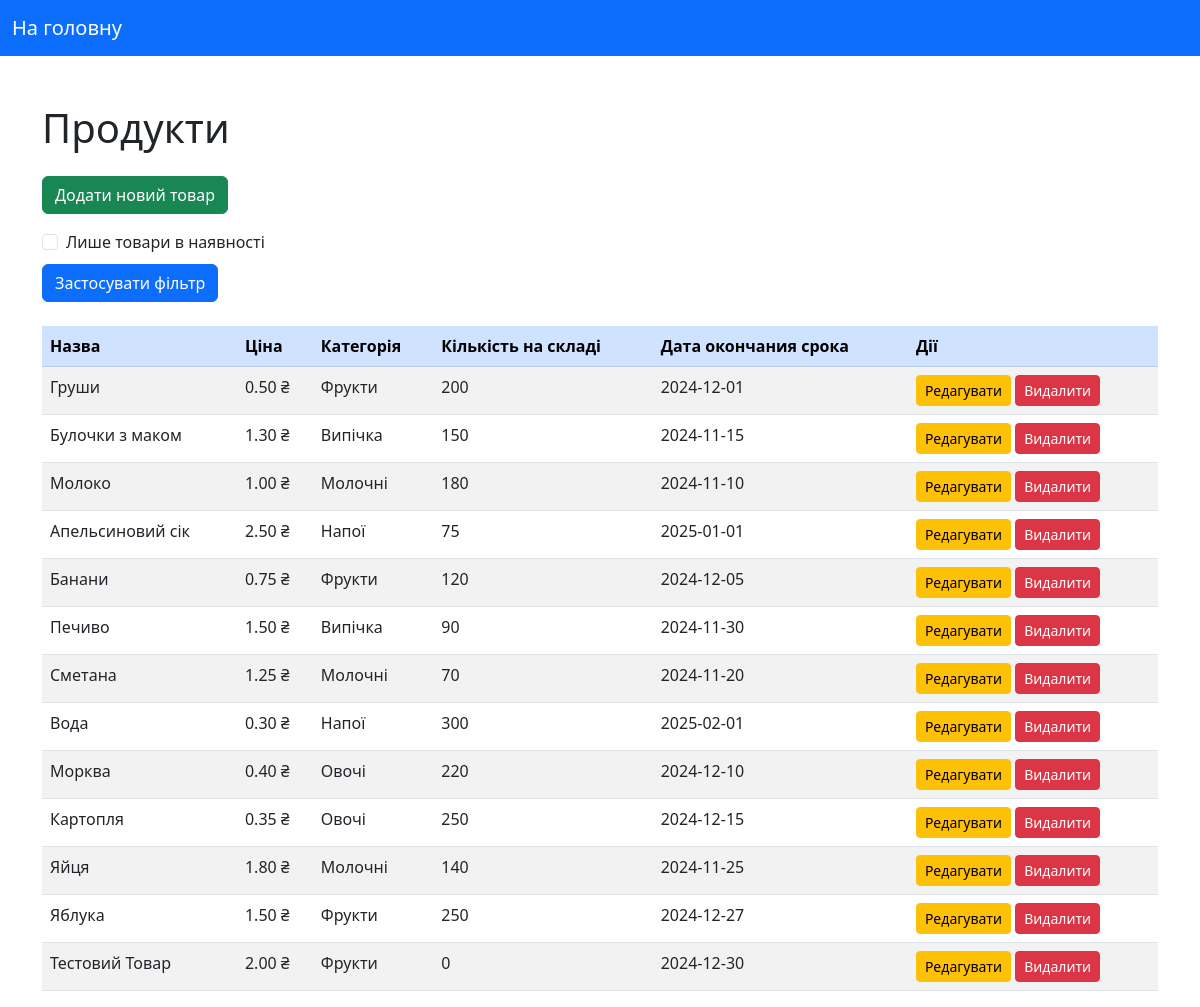
/products.php, run on the app's committed database.
### tables this page shows
CREATE TABLE `products` (
  `product_id` int(11) NOT NULL AUTO_INCREMENT,
  `product_name` varchar(100) NOT NULL,
  `product_price` decimal(10,2) NOT NULL,
  `product_category` varchar(50) DEFAULT NULL,
  `stock_quantity` int(11) NOT NULL,
  `expiration_date` date DEFAULT NULL,
  `supplier_id` int(11) DEFAULT NULL,
  PRIMARY KEY (`product_id`),
  KEY `supplier_id` (`supplier_id`),
  CONSTRAINT `products_ibfk_1` FOREIGN KEY (`supplier_id`) REFERENCES `suppliers` (`supplier_id`)
);

### products.php (the view, shortened to what this page needs)
<?php
include 'config.php';
$only_in_stock = isset($_GET['only_in_stock']) && $_GET['only_in_stock'] == 'on';
$query = "SELECT product_id, product_name, product_price, product_category, stock_quantity, expiration_date FROM products";
$result = $conn->query($query);
?>
<!DOCTYPE html>
<html lang="uk">
<head>
    <link href="https://cdn.jsdelivr.net/npm/bootstrap@5.3.0/dist/css/bootstrap.min.css" rel="stylesheet">
</head>
<body>
    <nav class="navbar navbar-expand-lg navbar-dark bg-primary">
        <div class="container-fluid">
            <a class="navbar-brand" href="index.php">На головну</a>
        </div>
    </nav>
    <div class="container mt-5">
        <h1 class="mb-4">Продукти</h1>
        <a href="addproduct.php" class="btn btn-success mb-3">Додати новий товар</a>
        <form method="get" action="products.php" class="mb-4">
            <div class="form-check">
                <input class="form-check-input" type="checkbox" name="only_in_stock" id="onlyInStock" <?php if ($only_in_stock) echo 'checked'; ?>>
                <label class="form-check-label" for="onlyInStock">Лише товари в наявності</label>
            </div>
            <button type="submit" class="btn btn-primary mt-2">Застосувати фільтр</button>
        </form>
        <div class="table-responsive">
            <table class="table table-striped table-hover">
                <thead class="table-primary">
                    <tr>
                        <th>Назва</th>
                        <th>Ціна</th>
                        <th>Категорія</th>
                        <th>Кількість на складі</th>
                        <th>Дата окончания срока</th>
                        <th>Дії</th>
                    </tr>
                </thead>
                <tbody>
                    <?php if ($result->num_rows > 0): ?>
                        <?php while ($row = $result->fetch_assoc()): ?>
                            <tr>
                                <td><?php echo htmlspecialchars($row['product_name']); ?></td>
                                <td><?php echo htmlspecialchars(number_format($row['product_price'], 2)); ?> ₴</td>
                                <td><?php echo htmlspecialchars($row['product_category']); ?></td>
                                <td><?php echo htmlspecialchars($row['stock_quantity']); ?></td>
                                <td><?php echo htmlspecialchars($row['expiration_date'] ?: 'Не задано'); ?></td>
                                <td>
                                    <a href="editproduct.php?id=<?php echo $row['product_id']; ?>" class="btn btn-warning btn-sm">Редагувати</a>
                                    <a href="deleteproduct.php?id=<?php echo $row['product_id']; ?>" class="btn btn-danger btn-sm" onclick="return confirm('Ви впевнені, що хочете видалити цей товар?');">Видалити</a>
                                </td>
                            </tr>
                        <?php endwhile; ?>
                    <?php else: ?>
                        <tr>
                            <td colspan="6" class="text-center">Товари не знайдені.</td>
                        </tr>
                    <?php endif; ?>
                </tbody>
            </table>
        </div>
    </div>
</body>
</html>

### data on the page
products: product_name "Груши", product_price "0.50", product_category "Фрукти", stock_quantity "200", expiration_date "2024-12-01"
products: product_name "Булочки з маком", product_price "1.30", product_category "Випічка", stock_quantity "150", expiration_date "2024-11-15"
products: product_name "Молоко", product_price "1.00", product_category "Молочні", stock_quantity "180", expiration_date "2024-11-10"
products: product_name "Апельсиновий сік", product_price "2.50", product_category "Напої", stock_quantity "75", expiration_date "2025-01-01"
products: product_name "Банани", product_price "0.75", product_category "Фрукти", stock_quantity "120", expiration_date "2024-12-05"
products: product_name "Печиво", product_price "1.50", product_category "Випічка", stock_quantity "90", expiration_date "2024-11-30"
products: product_name "Сметана", product_price "1.25", product_category "Молочні", stock_quantity "70", expiration_date "2024-11-20"
products: product_name "Вода", product_price "0.30", product_category "Напої", stock_quantity "300", expiration_date "2025-02-01"
products: product_name "Морква", product_price "0.40", product_category "Овочі", stock_quantity "220", expiration_date "2024-12-10"
products: product_name "Картопля", product_price "0.35", product_category "Овочі", stock_quantity "250", expiration_date "2024-12-15"
products: product_name "Яйця", product_price "1.80", product_category "Молочні", stock_quantity "140", expiration_date "2024-11-25"
products: product_name "Яблука", product_price "1.50", product_category "Фрукти", stock_quantity "250", expiration_date "2024-12-27"
products: product_name "Тестовий Товар", product_price "2.00", product_category "Фрукти", stock_quantity "0", expiration_date "2024-12-30"
